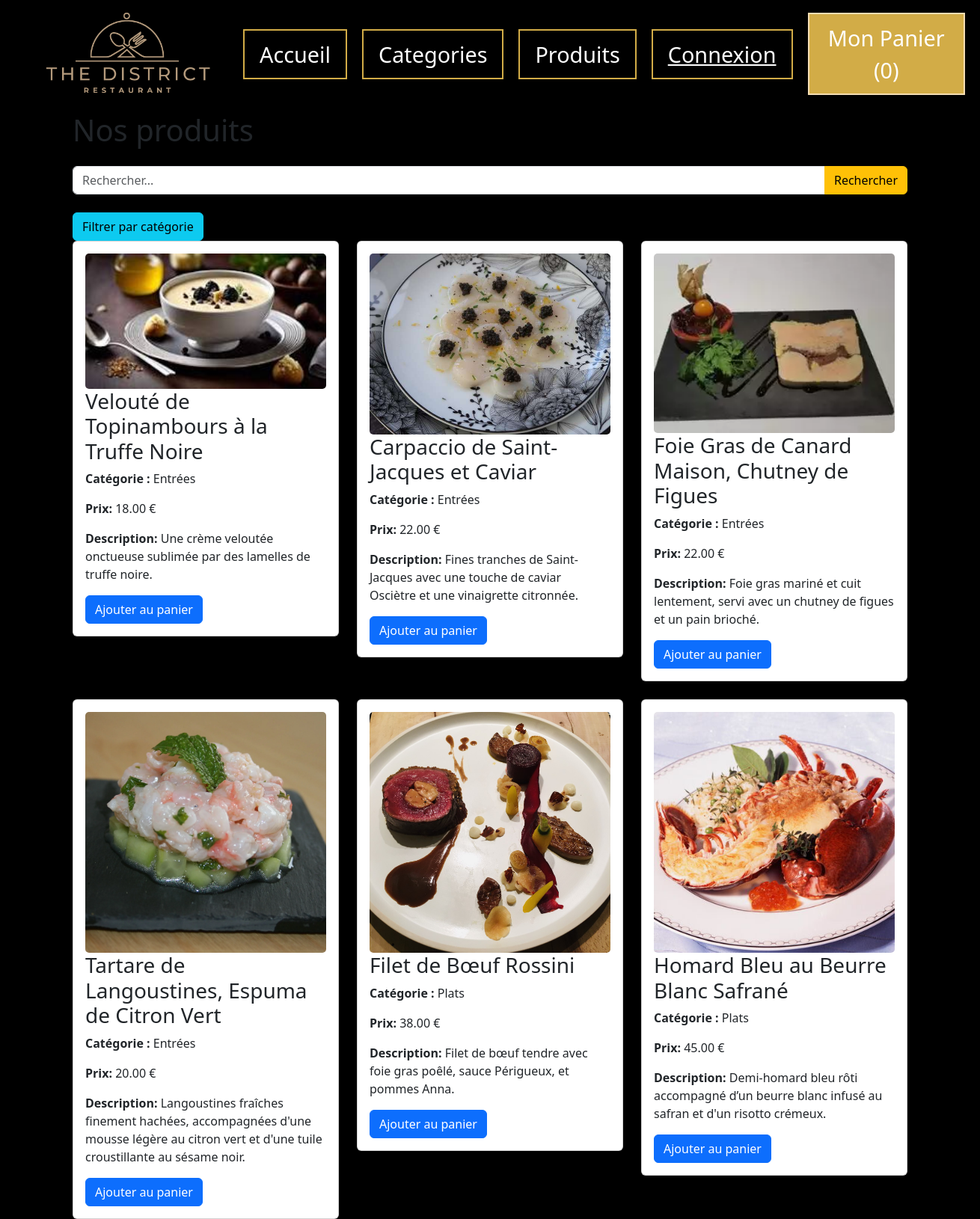
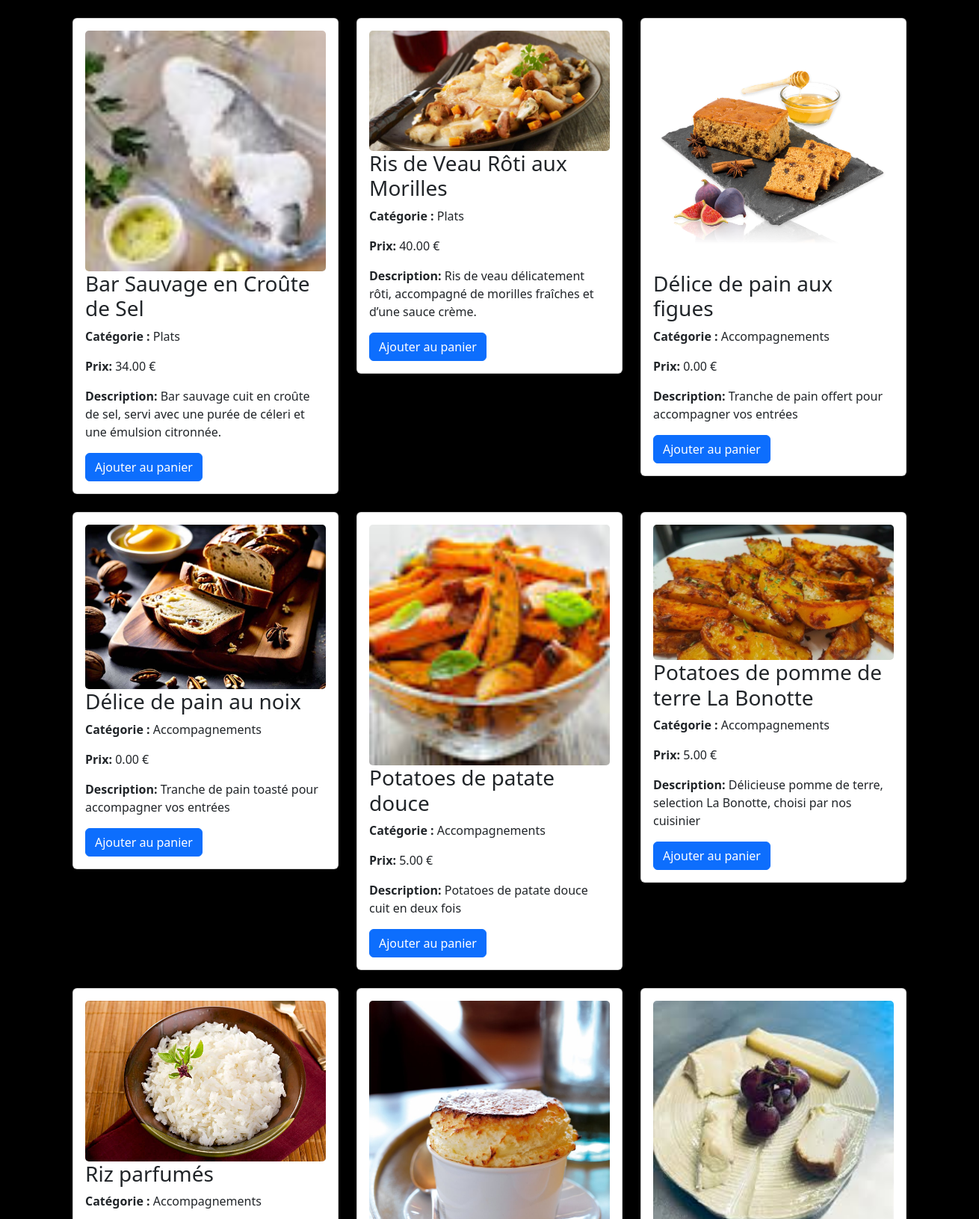
/produits.php (upper part), run on the app's committed database (2 pictures, top to bottom).
### tables this page shows
CREATE TABLE IF NOT EXISTS `produit` (
  `produit_ID` int(11) NOT NULL AUTO_INCREMENT,
  `produit_libelle` varchar(50) NOT NULL,
  `produit_prix` decimal(19,2) NOT NULL,
  `produit_image` varchar(50) DEFAULT NULL,
  `produit_description` varchar(500) NOT NULL,
  `categorie_ID` int(11) NOT NULL,
  PRIMARY KEY (`produit_ID`),
  KEY `categorie_ID` (`categorie_ID`)
);

CREATE TABLE IF NOT EXISTS `categorie` (
  `categorie_ID` int(11) NOT NULL AUTO_INCREMENT,
  `categorie_libelle` varchar(50) NOT NULL,
  `categorie_image` varchar(50) DEFAULT NULL,
  PRIMARY KEY (`categorie_ID`)
);

### produits.php (the view, shortened to what this page needs)
<?php
include 'header.php';
?>
<?php
$search = isset($_GET['searchCat']) ? $_GET['searchCat'] : '';
$sql = "SELECT produit_ID, p.produit_libelle, p.produit_prix, p.produit_description, p.produit_image, c.categorie_libelle FROM produit p
join categorie c ON p.categorie_ID = c.categorie_ID";
$produits = $pdo->query($sql)->fetchAll(PDO::FETCH_ASSOC);
?>
<div class="container my-5">
    <h1 class="mb-4">Nos produits</h1>
    <form method="get" action="produits.php" class="mb-4">
        <div class="input-group">
            <input type="text" name="searchCat" class="form-control" placeholder="Rechercher..."
                value="<?= htmlentities($search) ?>">
            <button type="submit" class="btn btn-warning">Rechercher</button>
        </div>
    </form>
    <a href="categorie-menu.php" class="btn btn-info">Filtrer par catégorie</a>
    <div class="row">
        <?php if (count($produits) > 0): ?>
            <?php foreach ($produits as $product): ?>
                <div class="col-md-4 mb-4">
                    <div class="card">
                        <div class="card-body">
                        <img src="./assets/img/<?= htmlentities($product['produit_image']) ?>" class="card-img" alt="">
                            <h3 class="card-title"><?= htmlentities($product['produit_libelle']) ?></h3>
                            <p class="card-text"><strong>Catégorie :</strong>
                                <?= htmlentities($product['categorie_libelle']) ?></p>
                            <p class="card-text"><strong>Prix:</strong>
                                <?= number_format($product['produit_prix'], 2) ?> €</p>
                            <p class="card-text"><strong>Description:</strong>
                                <?= htmlentities($product['produit_description']) ?></p>
                            <form action="ajoutpanier.php" method="POST" data-add-to-cart>
    <button type="submit" class="btn btn-primary">Ajouter au panier</button>
</form>
                        </div>
                    </div>
                </div>
            <?php endforeach; ?>
        <?php else: ?>
            <div class="alert alert-warning" role="alert">
                Aucun produit trouvé.
            </div>
        <?php endif; ?>
    </div>
</div>
<?php
include 'footer.php';
?>

### styles/style.css (style rules this page uses)
body { background-color: black; }

### data on the page
produit: produit_image (picture), produit_libelle "Velouté de Topinambours à la Truffe Noire", categorie_ID.categorie_libelle "Entrées", produit_prix "18.00", produit_description "Une crème veloutée onctueuse sublimée par des lamelles de truffe noire."
produit: produit_image (picture), produit_libelle "Carpaccio de Saint-Jacques et Caviar", categorie_ID.categorie_libelle "Entrées", produit_prix "22.00", produit_description "Fines tranches de Saint-Jacques avec une touche de caviar Osciètre et une vinaigrette citronnée."
produit: produit_image (picture), produit_libelle "Foie Gras de Canard Maison, Chutney de Figues", categorie_ID.categorie_libelle "Entrées", produit_prix "22.00", produit_description "Foie gras mariné et cuit lentement, servi avec un chutney de figues et un pain brioché."
produit: produit_image (picture), produit_libelle "Tartare de Langoustines, Espuma de Citron Vert", categorie_ID.categorie_libelle "Entrées", produit_prix "20.00", produit_description "Langoustines fraîches finement hachées, accompagnées d'une mousse légère au citron vert et d'une tuile croustillante au sésame noir."
produit: produit_image (picture), produit_libelle "Filet de Bœuf Rossini", categorie_ID.categorie_libelle "Plats", produit_prix "38.00", produit_description "Filet de bœuf tendre avec foie gras poêlé, sauce Périgueux, et pommes Anna."
produit: produit_image (picture), produit_libelle "Homard Bleu au Beurre Blanc Safrané", categorie_ID.categorie_libelle "Plats", produit_prix "45.00", produit_description "Demi-homard bleu rôti accompagné d’un beurre blanc infusé au safran et d'un risotto crémeux."
produit: produit_image (picture), produit_libelle "Bar Sauvage en Croûte de Sel", categorie_ID.categorie_libelle "Plats", produit_prix "34.00", produit_description "Bar sauvage cuit en croûte de sel, servi avec une purée de céleri et une émulsion citronnée."
produit: produit_image (picture), produit_libelle "Ris de Veau Rôti aux Morilles", categorie_ID.categorie_libelle "Plats", produit_prix "40.00", produit_description "Ris de veau délicatement rôti, accompagné de morilles fraîches et d’une sauce crème."
produit: produit_image (picture), produit_libelle "Délice de pain aux figues", categorie_ID.categorie_libelle "Accompagnements", produit_prix "0.00", produit_description "Tranche de pain offert pour accompagner vos entrées"
produit: produit_image (picture), produit_libelle "Délice de pain au noix", categorie_ID.categorie_libelle "Accompagnements", produit_prix "0.00", produit_description "Tranche de pain toasté pour accompagner vos entrées"
produit: produit_image (picture), produit_libelle "Potatoes de patate douce", categorie_ID.categorie_libelle "Accompagnements", produit_prix "5.00", produit_description "Potatoes de patate douce cuit en deux fois"
produit: produit_image (picture), produit_libelle "Potatoes de pomme de terre La Bonotte", categorie_ID.categorie_libelle "Accompagnements", produit_prix "5.00", produit_description "Délicieuse pomme de terre, selection La Bonotte, choisi par nos cuisinier"
produit: produit_image (picture), produit_libelle "Riz parfumés", categorie_ID.categorie_libelle "Accompagnements"
produit: produit_image (picture)
produit: produit_image (picture)
